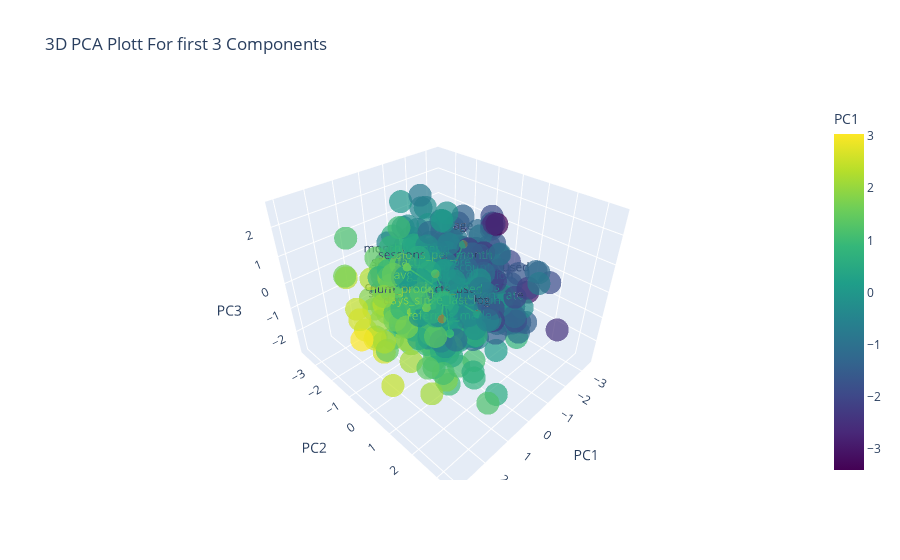

Here is the notebook cell this chart was saved with:
### Code cell
# 3D visualization plot for first 3 PCA components
pca_df = pd.DataFrame({
    "PC1": pca_scores[:, 0],
    "PC2": pca_scores[:, 1],
    "PC3": pca_scores[:, 2]
})
# base scatter of scores
df_scores = pca_df.reset_index(drop=True).copy()
fig = px.scatter_3d(
    df_scores,
    x="PC1", y="PC2", z="PC3",
    title="3D PCA Plott For first 3 Components",
    color="PC1", color_continuous_scale="Viridis",
    labels={"PC1": "PC1", "PC2": "PC2", "PC3": "PC3"},
    opacity=0.7
)

# preparing loading vectors for first 3 components
loading_vecs = loadings[["PC1", "PC2", "PC3"]].values  
feature_names = loadings.index.tolist()

# scaling loading vectors so they are visible relative to scores
scale = np.max(np.abs(df_scores.values)) * 0.7
scaled_vecs = loading_vecs * scale

# line traces and end-point markers and labels for each feature
for i, name in enumerate(feature_names):
    x0, y0, z0 = 0, 0, 0
    x1, y1, z1 = scaled_vecs[i]
    # line for the vector
    fig.add_trace(go.Scatter3d(
        x=[x0, x1], y=[y0, y1], z=[z0, z1],
        mode="lines",
        line=dict(color="red", width=3),
        showlegend=False,
        hoverinfo="none"
    ))
    fig.add_trace(go.Scatter3d(
        x=[x1], y=[y1], z=[z1],
        mode="markers+text",
        marker=dict(size=3, color="red"),
        text=[name],
        textposition="top center",
        showlegend=False,
        hovertemplate=f"{name}<br>PC1: {loading_vecs[i,0]:.3f}<br>PC2: {loading_vecs[i,1]:.3f}<br>PC3: {loading_vecs[i,2]:.3f}<extra></extra>"
    ))

fig.update_layout(scene=dict(aspectmode='auto'))
fig.show()

### Figure 1 — Plotly figure (JSON) as saved in the notebook; plotly's stock layout.template omitted (floating-point values rounded to 4 significant figures; data arrays with more than 128 entries replaced by an {"elided": "..."} marker saying what was removed)
{"data": [{"hovertemplate": "PC1=%{marker.color}<br>PC2=%{y}<br>PC3=%{z}<extra></extra>", "legendgroup": "", "marker": {"color": {"elided": "500 float values"}, "coloraxis": "coloraxis", "opacity": 0.7, "symbol": "circle"}, "mode": "markers", "name": "", "scene": "scene", "showlegend": false, "type": "scatter3d", "x": {"elided": "500 float values"}, "y": {"elided": "500 float values"}, "z": {"elided": "500 float values"}}, {"hoverinfo": "none", "line": {"color": "red", "width": 3}, "mode": "lines", "showlegend": false, "type": "scatter3d", "x": [0, -0.8722], "y": [0, -0.03552], "z": [0, 1.334]}, {"hovertemplate": "age<br>PC1: -0.337<br>PC2: -0.014<br>PC3: 0.516<extra></extra>", "marker": {"color": "red", "size": 3}, "mode": "markers+text", "showlegend": false, "text": ["age"], "textposition": "top center", "type": "scatter3d", "x": [-0.8722], "y": [-0.03552], "z": [1.334]}, {"hoverinfo": "none", "line": {"color": "red", "width": 3}, "mode": "lines", "showlegend": false, "type": "scatter3d", "x": [0, 0.4583], "y": [0, -1.166], "z": [0, 0.5971]}, {"hovertemplate": "monthly_spend<br>PC1: 0.177<br>PC2: -0.451<br>PC3: 0.231<extra></extra>", "marker": {"color": "red", "size": 3}, "mode": "markers+text", "showlegend": false, "text": ["monthly_spend"], "textposition": "top center", "type": "scatter3d", "x": [0.4583], "y": [-1.166], "z": [0.5971]}, {"hoverinfo": "none", "line": {"color": "red", "width": 3}, "mode": "lines", "showlegend": false, "type": "scatter3d", "x": [0, 0.7365], "y": [0, 0.4031], "z": [0, 1.211]}, {"hovertemplate": "sessions_per_month<br>PC1: 0.285<br>PC2: 0.156<br>PC3: 0.469<extra></extra>", "marker": {"color": "red", "size": 3}, "mode": "markers+text", "showlegend": false, "text": ["sessions_per_month"], "textposition": "top center", "type": "scatter3d", "x": [0.7365], "y": [0.4031], "z": [1.211]}, {"hoverinfo": "none", "line": {"color": "red", "width": 3}, "mode": "lines", "showlegend": false, "type": "scatter3d", "x": [0, -0.6087], "y": [0, -0.1703], "z": [0, -0.4575]}, {"hovertemplate": "avg_session_duration<br>PC1: -0.235<br>PC2: -0.066<br>PC3: -0.177<extra></extra>", "marker": {"color": "red", "size": 3}, "mode": "markers+text", "showlegend": false, "text": ["avg_session_duration"], "textposition": "top center", "type": "scatter3d", "x": [-0.6087], "y": [-0.1703], "z": [-0.4575]}, {"hoverinfo": "none", "line": {"color": "red", "width": 3}, "mode": "lines", "showlegend": false, "type": "scatter3d", "x": [0, 1.226], "y": [0, 0.5321], "z": [0, 0.342]}, {"hovertemplate": "num_products_used<br>PC1: 0.474<br>PC2: 0.206<br>PC3: 0.132<extra></extra>", "marker": {"color": "red", "size": 3}, "mode": "markers+text", "showlegend": false, "text": ["num_products_used"], "textposition": "top center", "type": "scatter3d", "x": [1.226], "y": [0.5321], "z": [0.342]}, {"hoverinfo": "none", "line": {"color": "red", "width": 3}, "mode": "lines", "showlegend": false, "type": "scatter3d", "x": [0, 0.8712], "y": [0, -0.5838], "z": [0, -0.6201]}, {"hovertemplate": "support_tickets<br>PC1: 0.337<br>PC2: -0.226<br>PC3: -0.240<extra></extra>", "marker": {"color": "red", "size": 3}, "mode": "markers+text", "showlegend": false, "text": ["support_tickets"], "textposition": "top center", "type": "scatter3d", "x": [0.8712], "y": [-0.5838], "z": [-0.6201]}, {"hoverinfo": "none", "line": {"color": "red", "width": 3}, "mode": "lines", "showlegend": false, "type": "scatter3d", "x": [0, 0.0337], "y": [0, -0.9992], "z": [0, 0.002119]}, {"hovertemplate": "satisfaction_score<br>PC1: 0.013<br>PC2: -0.386<br>PC3: 0.001<extra></extra>", "marker": {"color": "red", "size": 3}, "mode": "markers+text", "showlegend": false, "text": ["satisfaction_score"], "textposition": "top center", "type": "scatter3d", "x": [0.0337], "y": [-0.9992], "z": [0.002119]}, {"hoverinfo": "none", "line": {"color": "red", "width": 3}, "mode": "lines", "showlegend": false, "type": "scatter3d", "x": [0, 0.9096], "y": [0, 0.8351], "z": [0, -0.07148]}, {"hovertemplate": "days_since_last_login<br>PC1: 0.352<br>PC2: 0.323<br>PC3: -0.028<extra></extra>", "marker": {"color": "red", "size": 3}, "mode": "markers+text", "showlegend": false, "text": ["days_since_last_login"], "textposition": "top center", "type": "scatter3d", "x": [0.9096], "y": [0.8351], "z": [-0.07148]}, {"hoverinfo": "none", "line": {"color": "red", "width": 3}, "mode": "lines", "showlegend": false, "type": "scatter3d", "x": [0, 0.3668], "y": [0, 0.6286], "z": [0, -1.076]}, {"hovertemplate": "referrals_made<br>PC1: 0.142<br>PC2: 0.243<br>PC3: -0.416<extra></extra>", "marker": {"color": "red", "size": 3}, "mode": "markers+text", "showlegend": false, "text": ["referrals_made"], "textposition": "top center", "type": "scatter3d", "x": [0.3668], "y": [0.6286], "z": [-1.076]}, {"hoverinfo": "none", "line": {"color": "red", "width": 3}, "mode": "lines", "showlegend": false, "type": "scatter3d", "x": [0, -0.2763], "y": [0, 1.17], "z": [0, -0.3603]}, {"hovertemplate": "email_open_rate<br>PC1: -0.107<br>PC2: 0.453<br>PC3: -0.139<extra></extra>", "marker": {"color": "red", "size": 3}, "mode": "markers+text", "showlegend": false, "text": ["email_open_rate"], "textposition": "top center", "type": "scatter3d", "x": [-0.2763], "y": [1.17], "z": [-0.3603]}, {"hoverinfo": "none", "line": {"color": "red", "width": 3}, "mode": "lines", "showlegend": false, "type": "scatter3d", "x": [0, -1.206], "y": [0, 0.69], "z": [0, 0.0138]}, {"hovertemplate": "discounts_used<br>PC1: -0.466<br>PC2: 0.267<br>PC3: 0.005<extra></extra>", "marker": {"color": "red", "size": 3}, "mode": "markers+text", "showlegend": false, "text": ["discounts_used"], "textposition": "top center", "type": "scatter3d", "x": [-1.206], "y": [0.69], "z": [0.0138]}, {"hoverinfo": "none", "line": {"color": "red", "width": 3}, "mode": "lines", "showlegend": false, "type": "scatter3d", "x": [0, -0.2091], "y": [0, -0.7558], "z": [0, -1.037]}, {"hovertemplate": "contract_length_months<br>PC1: -0.081<br>PC2: -0.292<br>PC3: -0.401<extra></extra>", "marker": {"color": "red", "size": 3}, "mode": "markers+text", "showlegend": false, "text": ["contract_length_months"], "textposition": "top center", "type": "scatter3d", "x": [-0.2091], "y": [-0.7558], "z": [-1.037]}], "layout": {"coloraxis": {"colorbar": {"title": {"text": "PC1"}}, "colorscale": [[0, "#440154"], [0.1111, "#482878"], [0.2222, "#3e4989"], [0.3333, "#31688e"], [0.4444, "#26828e"], [0.5556, "#1f9e89"], [0.6667, "#35b779"], [0.7778, "#6ece58"], [0.8889, "#b5de2b"], [1, "#fde725"]]}, "legend": {"tracegroupgap": 0}, "scene": {"aspectmode": "auto", "domain": {"x": [0, 1], "y": [0, 1]}, "xaxis": {"title": {"text": "PC1"}}, "yaxis": {"title": {"text": "PC2"}}, "zaxis": {"title": {"text": "PC3"}}}, "title": {"text": "3D PCA Plott For first 3 Components"}}}
